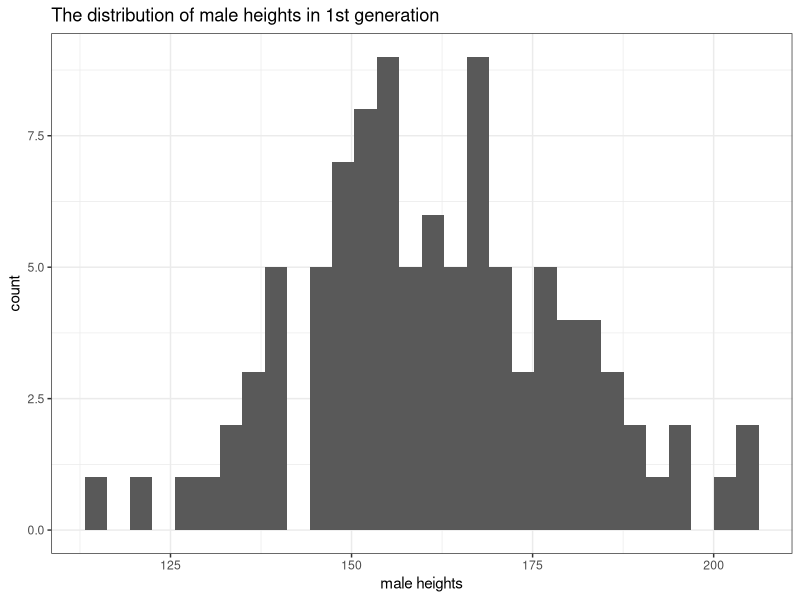
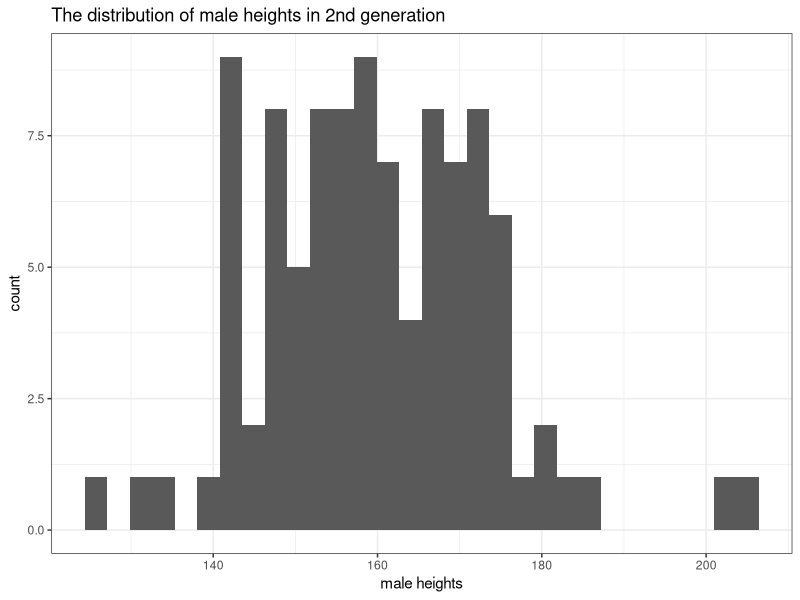
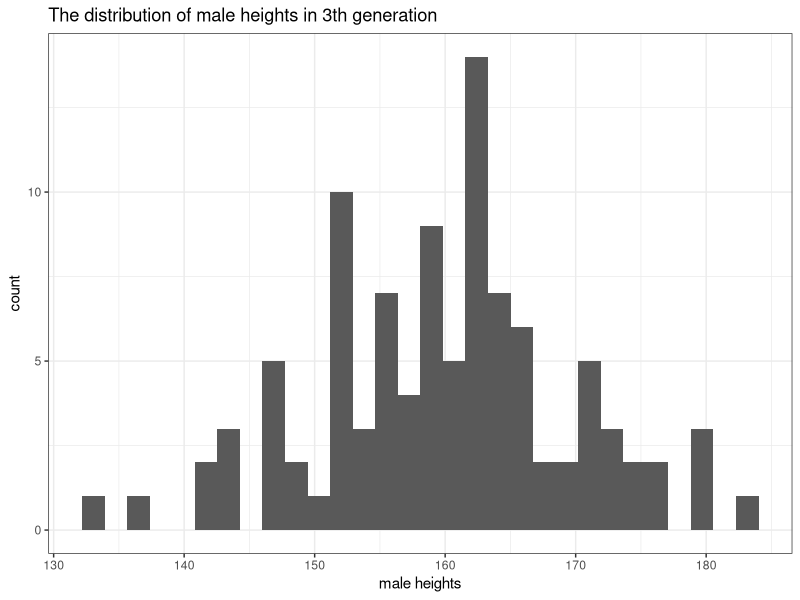
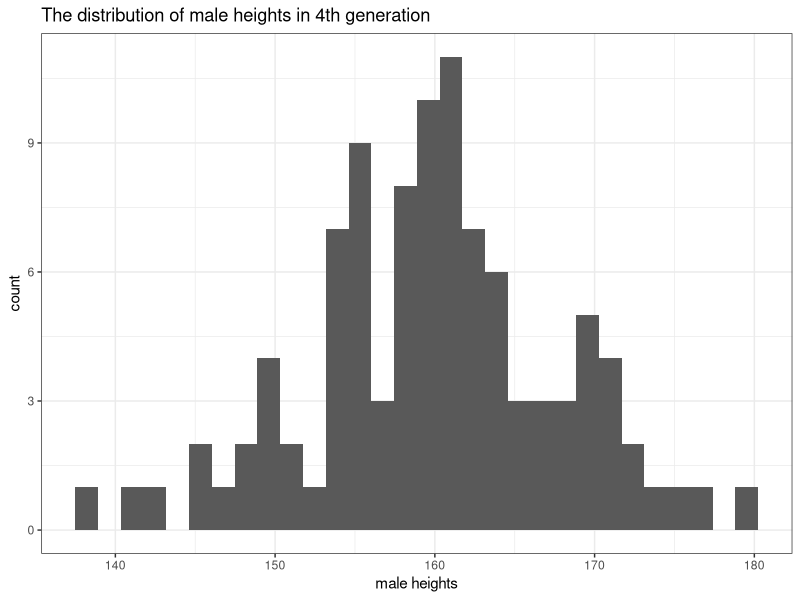
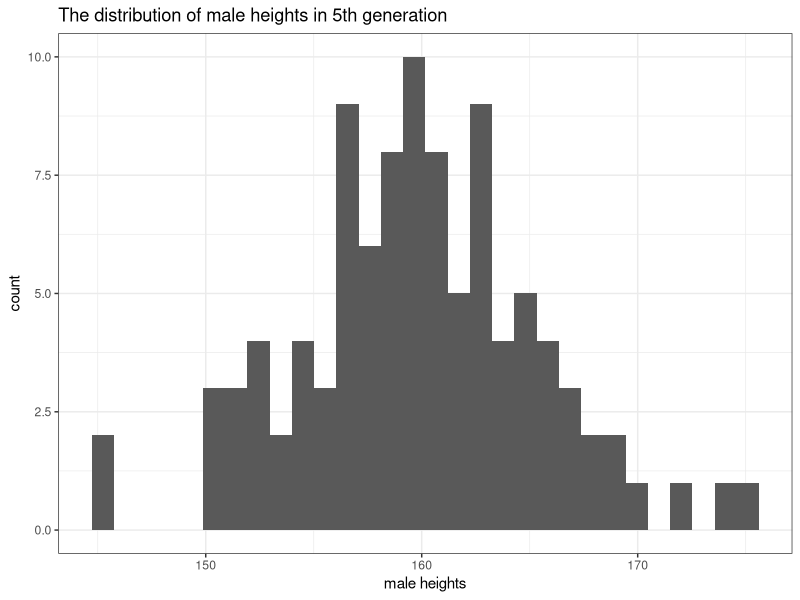
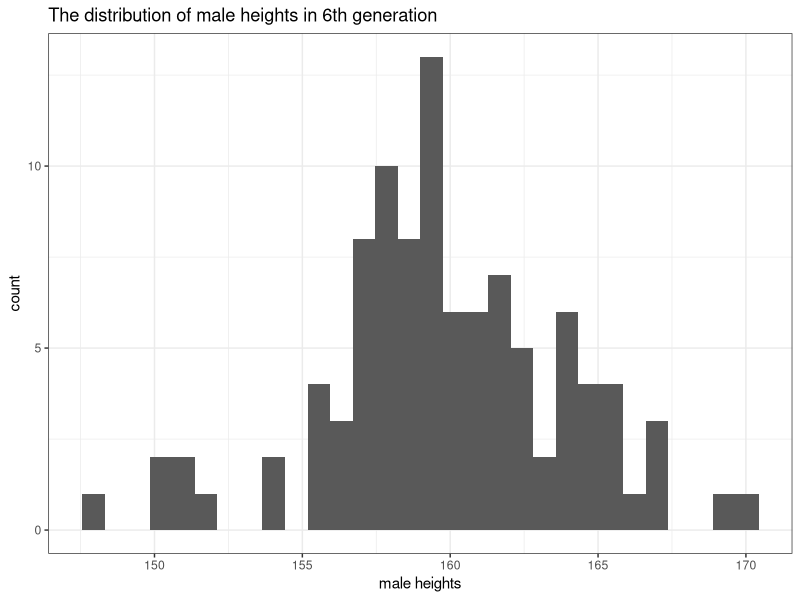
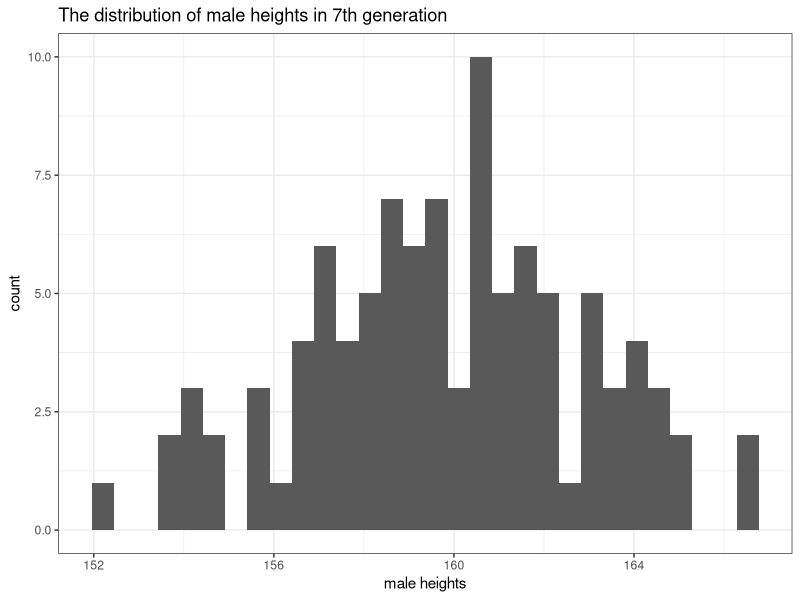
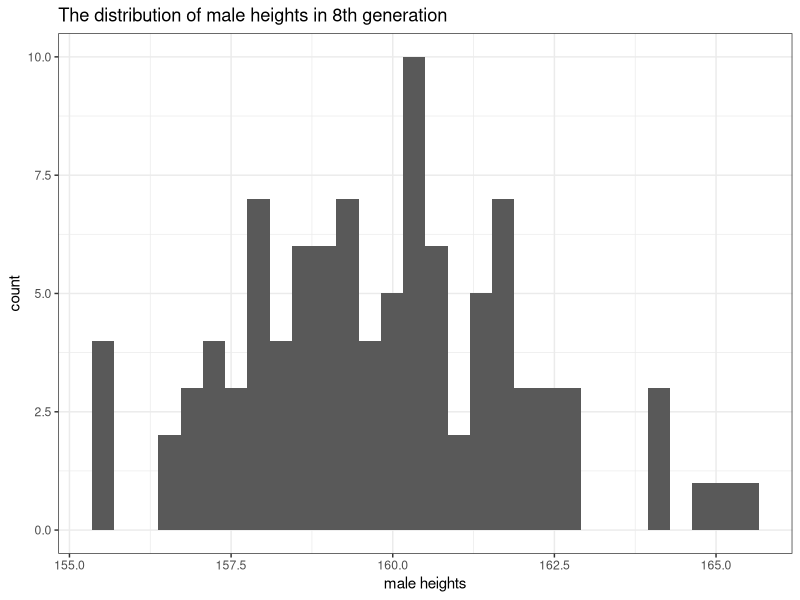

Recreate these plots in R, in order.
## ---- chunk 1
library(dplyr)
library(gridExtra)
library(ggplot2)
library(patchwork)
## ---- chunk 2
set.seed(123)

pop <- data.frame(m = rnorm(100, 160, 20), f = rnorm(100, 160, 20))
## ---- chunk 3
next_gen <- function(pop) {
    pop$m <- sample(pop$m)
    pop$m <- rowMeans(pop)
    pop$f <- pop$m
    pop
}
## ---- chunk 4
next_gen <- function(pop) {
    pop$m <- sample(pop$m)
    pop$m <- rowMeans(pop)
    pop$f <- pop$m
    return(pop)
}



generation <- c('1st', '2nd', '3th', '4th', '5th', '6th', '7th', '8th', '9th')
plot <- seq(1,9)

plot_var <- paste0("p", plot[1])
assign(plot_var, 
  ggplot(data = pop, aes(x = m)) +
    geom_histogram() +
    ggtitle(paste("The distribution of male heights in", generation[1], "generation")) +
    xlab("male heights") +
    theme_bw())

for (i in 2:9) {
  pop <- next_gen(pop)
  plot_var <- paste0("p", plot[i])
  assign(plot_var, 
  ggplot(data = pop, aes(x = m)) +
    geom_histogram() +
    ggtitle(paste("The distribution of male heights in", generation[i], "generation")) +
    xlab("male heights") +
    theme_bw())
  
}

mget(paste0("p", 1:9))

grid.arrange(grobs = mget(paste0("p", 1:9)), nrow = 3, ncol = 3)
## ---- chunk 5
pop1 <- data.frame(m = rnorm(100, 160, 20), f = rnorm(100, 160, 20))

num <- seq(1,9)

for (i in 2:9) {
  pop_var <- paste0("pop", num[i])
  assign(pop_var, next_gen(pop1))
  pop1 <- get(pop_var)
  
}

pop1 <- data.frame(m = rnorm(100, 160, 20), f = rnorm(100, 160, 20))

for (i in 1:9) {
  pop_var <- paste0("pop", num[i])
  assign(pop_var,  get(pop_var) %>% mutate(generation = i))
}

merged_pop <- do.call(rbind, mget(paste0("pop", 1:9)))



ggplot(data = merged_pop, aes(x = m, y = f)) +
  geom_point(alpha = 0.2) +
  facet_wrap(~generation)

## ---- chunk 6
makeTransparent = function(..., alpha=0.5) {
  if(alpha<0 | alpha>1) stop("alpha must be between 0 and 1")
  alpha = floor(255*alpha)  
  newColor = col2rgb(col=unlist(list(...)), alpha=FALSE)
  .makeTransparent = function(col, alpha) {
    rgb(red=col[1], green=col[2], blue=col[3], alpha=alpha, maxColorValue=255)
  }
  newColor = apply(newColor, 2, .makeTransparent, alpha=alpha)
  return(newColor)
}

par(new=FALSE)
plot(NULL,
  xlim=c(-1, 1),
  ylim=c(-1, 1),
  xlab="",
  ylab=""
)

polygon(x=c(seq(-0.75, 0.25, length.out=100), seq(0.25, -0.75, length.out=100)),
        y=c(rep(-0.25, 100), rep(0.75, 100)), border=NA, col=makeTransparent('blue',alpha=0.5))
polygon(x=c(seq(-0.25, 0.75, length.out=100), seq(0.75, -0.25, length.out=100)),
        y=c(rep(-0.75, 100), rep(0.25, 100)), border=NA, col=makeTransparent('red',alpha=0.5))
## ---- chunk 7
bootstrap_ci <- function(data, group_col, value_col, n_boot = 1000) {
  boot_means <- replicate(n_boot, {
    resample <- data[sample(nrow(data), replace = TRUE), ]
    tapply(resample[[value_col]], resample[[group_col]], mean)
  })
  ci <- apply(boot_means, 1, quantile, probs = c(0.025, 0.975))
  boot_mean <- rowMeans(boot_means)
  list(mean = boot_mean, ci = ci)
}


set.seed(123)
n_sizes <- seq(250, 2500, by = 250)
n_boot <- 1000


results <- data.frame()

for (n in n_sizes) {
  
  group <- sample(c(0, 1), size = n, replace = TRUE)
  outcome <- rnorm(n, mean = 60, sd = 20) + group * 5
  data <- data.frame(group = factor(group), outcome = outcome)
  

  boot_result <- bootstrap_ci(data, group_col = "group", value_col = "outcome", n_boot = n_boot)
  


  for (g in 1:2) {
    results <- rbind(results, data.frame(
      group = g - 1,
      sample_size = n,
      mean = boot_result$mean[g],
      lower = boot_result$ci[1, g],
      upper = boot_result$ci[2, g]
    ))
  }
}


ggplot(results, aes(x = sample_size, y = mean, group = factor(group), color = factor(group))) +
  geom_line(linewidth = 1) +
  geom_ribbon(aes(ymin = lower, ymax = upper, fill = factor(group)), alpha = 0.2) +
  labs(
    title = "Bootstrap Confidence Intervals for Treatment Groups",
    x = "Sample Size",
    y = "Bootstrapped Mean Outcome",
    color = "Group",
    fill = "Group"
  ) +
  theme_minimal()
